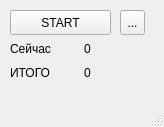
<?xml version="1.0" encoding="UTF-8"?>
<ui version="4.0">
 <class>MainWindow</class>
 <widget class="QMainWindow" name="MainWindow">
  <property name="geometry">
   <rect>
    <x>0</x>
    <y>0</y>
    <width>164</width>
    <height>127</height>
   </rect>
  </property>
  <property name="windowTitle">
   <string>MainWindow</string>
  </property>
  <widget class="QWidget" name="centralwidget">
   <widget class="QPushButton" name="pushButton">
    <property name="geometry">
     <rect>
      <x>10</x>
      <y>10</y>
      <width>101</width>
      <height>25</height>
     </rect>
    </property>
    <property name="text">
     <string>START</string>
    </property>
   </widget>
   <widget class="QToolButton" name="toolButton">
    <property name="geometry">
     <rect>
      <x>120</x>
      <y>10</y>
      <width>25</width>
      <height>25</height>
     </rect>
    </property>
    <property name="text">
     <string>...</string>
    </property>
   </widget>
   <widget class="QWidget" name="">
    <property name="geometry">
     <rect>
      <x>10</x>
      <y>40</y>
      <width>141</width>
      <height>41</height>
     </rect>
    </property>
    <layout class="QGridLayout" name="gridLayout">
     <item row="0" column="0">
      <widget class="QLabel" name="label_current">
       <property name="text">
        <string>Сейчас</string>
       </property>
      </widget>
     </item>
     <item row="0" column="1">
      <widget class="QLabel" name="label_current_info">
       <property name="text">
        <string>0</string>
       </property>
      </widget>
     </item>
     <item row="1" column="0">
      <widget class="QLabel" name="label_total">
       <property name="text">
        <string>ИТОГО</string>
       </property>
      </widget>
     </item>
     <item row="1" column="1">
      <widget class="QLabel" name="label_total_info">
       <property name="text">
        <string>0</string>
       </property>
      </widget>
     </item>
    </layout>
   </widget>
  </widget>
  <widget class="QMenuBar" name="menubar">
   <property name="geometry">
    <rect>
     <x>0</x>
     <y>0</y>
     <width>164</width>
     <height>21</height>
    </rect>
   </property>
  </widget>
  <widget class="QStatusBar" name="statusbar"/>
 </widget>
 <resources/>
 <connections/>
</ui>
